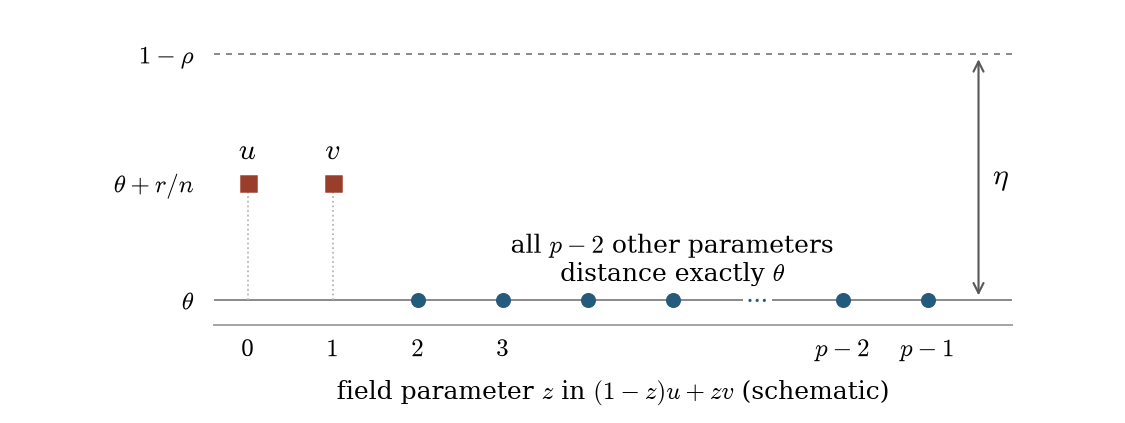

The script that saved this image:
"""Schematic of the exact distance profile; no numerical data are inferred."""
from pathlib import Path
import matplotlib
matplotlib.use('Agg')
import matplotlib.pyplot as plt
import matplotlib as mpl
BASE=Path(__file__).resolve().parent
mpl.rcParams.update({'font.family':'serif','font.size':10,'mathtext.fontset':'cm','pdf.fonttype':42})
fig,ax=plt.subplots(figsize=(6.25,2.35))
fig.subplots_adjust(left=.19,right=.90,bottom=.22,top=.93)
r=10;level=r/(2*r+1)
ax.axhline(1,color='.55',lw=.8,ls=(0,(3,3)))
ax.axhline(0,color='.55',lw=.8)
ax.plot([0,1],[level,level],ls='',marker='s',ms=6,color='#993E2B',zorder=3)
ax.vlines([0,1],0,level,color='.7',lw=.7,linestyles='dotted')
ax.plot([2,3,4,5,7,8],[0]*6,ls='',marker='o',ms=5,color='#245B7C',zorder=3)
ax.text(6,0,r'$\cdots$',ha='center',va='center',color='#245B7C',bbox={'facecolor':'white','edgecolor':'none','pad':1})
for x,label in [(0,r'$u$'),(1,r'$v$')]:ax.text(x,level+.065,label,ha='center',va='bottom',fontsize=12)
ax.text(5,.22,r'all $p-2$ other parameters',ha='center',va='center')
ax.text(5,.105,r'distance exactly $\theta$',ha='center',va='center')
ax.annotate('',xy=(8.6,1),xytext=(8.6,0),arrowprops={'arrowstyle':'<->','lw':.85,'color':'.35'})
ax.text(8.77,.5,r'$\eta$',ha='left',va='center',fontsize=12)
ax.set_yticks([0,level,1],[r'$\theta$',r'$\theta+r/n$',r'$1-\rho$'])
ax.set_xticks([0,1,2,3,4,5,7,8],[r'$0$',r'$1$',r'$2$',r'$3$','', '',r'$p-2$',r'$p-1$'])
ax.set_xlabel(r'field parameter $z$ in $(1-z)u+zv$ (schematic)',labelpad=7)
ax.set_xlim(-.4,9);ax.set_ylim(-.12,1.1)
ax.spines[['right','top','left']].set_visible(False)
ax.spines['bottom'].set_position(('data',-.10));ax.spines['bottom'].set_color('.65')
ax.tick_params(axis='y',length=0,pad=8);ax.tick_params(axis='x',length=0,pad=5)
fig.savefig(BASE/'two_far_inputs.pdf')
fig.savefig(BASE/'two_far_inputs.png',dpi=180)
plt.close(fig)
